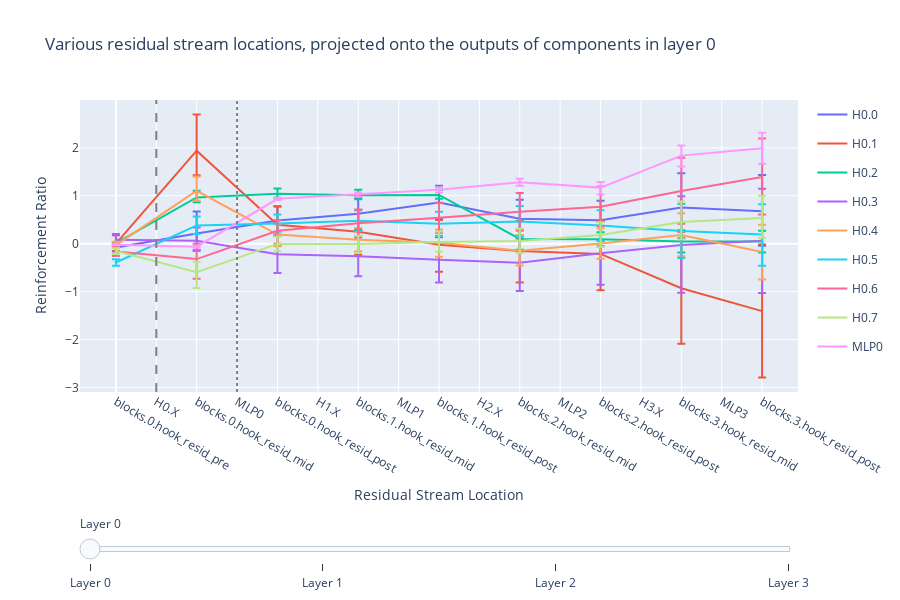

Notebook code for this chart:
### Markdown cell above
### Projecting Residual Stream Onto Nodes

### Code cell
main_fig.show()

### Figure 1 — Plotly figure (JSON) as saved in the notebook; plotly's stock layout.template omitted (floating-point values rounded to 4 significant figures)
{"data": [{"error_y": {"array": [0.07684, 0.4609, 0.292, 0.3279, 0.3497, 0.4002, 0.4085, 0.7146, 0.7536], "arrayminus": [0.07684, 0.3588, 0.3226, 0.3304, 0.3305, 0.41, 0.4211, 0.6433, 0.7224]}, "hovertemplate": "comp_name=H0.0<br>resid=%{x}<br>rr_q50=%{y}<extra></extra>", "legendgroup": "H0.0", "line": {"color": "#636efa", "dash": "solid"}, "marker": {"symbol": "circle"}, "mode": "lines", "name": "H0.0", "orientation": "v", "showlegend": true, "type": "scatter", "visible": true, "x": [0, 1, 2, 3, 4, 5, 6, 7, 8], "xaxis": "x", "y": [-0.08055, 0.2129, 0.4843, 0.6236, 0.8582, 0.519, 0.4877, 0.7563, 0.6778], "yaxis": "y"}, {"error_y": {"array": [0.1763, 0.7534, 0.3885, 0.4585, 0.5207, 0.63, 0.6796, 1.178, 1.392], "arrayminus": [0.1587, 0.5142, 0.4303, 0.4829, 0.5622, 0.6573, 0.758, 1.161, 1.383]}, "hovertemplate": "comp_name=H0.1<br>resid=%{x}<br>rr_q50=%{y}<extra></extra>", "legendgroup": "H0.1", "line": {"color": "#EF553B", "dash": "solid"}, "marker": {"symbol": "circle"}, "mode": "lines", "name": "H0.1", "orientation": "v", "showlegend": true, "type": "scatter", "visible": true, "x": [0, 1, 2, 3, 4, 5, 6, 7, 8], "xaxis": "x", "y": [0.00201, 1.941, 0.3941, 0.2515, -0.02413, -0.1539, -0.2134, -0.9296, -1.407], "yaxis": "y"}, {"error_y": {"array": [0.02601, 0.1405, 0.1122, 0.1167, 0.1069, 0.208, 0.1485, 0.2328, 0.2216], "arrayminus": [0.01679, 0.09685, 0.08342, 0.08034, 0.08083, 0.2272, 0.1459, 0.2294, 0.2304]}, "hovertemplate": "comp_name=H0.2<br>resid=%{x}<br>rr_q50=%{y}<extra></extra>", "legendgroup": "H0.2", "line": {"color": "#00cc96", "dash": "solid"}, "marker": {"symbol": "circle"}, "mode": "lines", "name": "H0.2", "orientation": "v", "showlegend": true, "type": "scatter", "visible": true, "x": [0, 1, 2, 3, 4, 5, 6, 7, 8], "xaxis": "x", "y": [0.01161, 0.964, 1.041, 1.008, 1.016, 0.09975, 0.09228, 0.04655, 0.04754], "yaxis": "y"}, {"error_y": {"array": [0.1186, 0.2783, 0.4079, 0.4236, 0.4709, 0.5733, 0.6513, 1.017, 1.089], "arrayminus": [0.1224, 0.1994, 0.3914, 0.4206, 0.4741, 0.5916, 0.66, 0.9976, 1.087]}, "hovertemplate": "comp_name=H0.3<br>resid=%{x}<br>rr_q50=%{y}<extra></extra>", "legendgroup": "H0.3", "line": {"color": "#ab63fa", "dash": "solid"}, "marker": {"symbol": "circle"}, "mode": "lines", "name": "H0.3", "orientation": "v", "showlegend": true, "type": "scatter", "visible": true, "x": [0, 1, 2, 3, 4, 5, 6, 7, 8], "xaxis": "x", "y": [0.08399, 0.06138, -0.2192, -0.2605, -0.3341, -0.3966, -0.1981, -0.02856, 0.06002], "yaxis": "y"}, {"error_y": {"array": [0.06826, 0.2988, 0.2175, 0.244, 0.2785, 0.3285, 0.3185, 0.4546, 0.5694], "arrayminus": [0.06335, 0.2095, 0.2422, 0.24, 0.2899, 0.3076, 0.3175, 0.4411, 0.5744]}, "hovertemplate": "comp_name=H0.4<br>resid=%{x}<br>rr_q50=%{y}<extra></extra>", "legendgroup": "H0.4", "line": {"color": "#FFA15A", "dash": "solid"}, "marker": {"symbol": "circle"}, "mode": "lines", "name": "H0.4", "orientation": "v", "showlegend": true, "type": "scatter", "visible": true, "x": [0, 1, 2, 3, 4, 5, 6, 7, 8], "xaxis": "x", "y": [-0.029, 1.104, 0.1903, 0.08458, 0.01832, -0.1478, 0.002881, 0.181, -0.1732], "yaxis": "y"}, {"error_y": {"array": [0.06727, 0.1869, 0.1868, 0.2154, 0.2535, 0.3241, 0.3223, 0.5621, 0.6323], "arrayminus": [0.07054, 0.1815, 0.1712, 0.2109, 0.2489, 0.3154, 0.3227, 0.564, 0.6524]}, "hovertemplate": "comp_name=H0.5<br>resid=%{x}<br>rr_q50=%{y}<extra></extra>", "legendgroup": "H0.5", "line": {"color": "#19d3f3", "dash": "solid"}, "marker": {"symbol": "circle"}, "mode": "lines", "name": "H0.5", "orientation": "v", "showlegend": true, "type": "scatter", "visible": true, "x": [0, 1, 2, 3, 4, 5, 6, 7, 8], "xaxis": "x", "y": [-0.3921, 0.3814, 0.4229, 0.4779, 0.4139, 0.4613, 0.3772, 0.2673, 0.1917], "yaxis": "y"}, {"error_y": {"array": [0.1001, 0.3207, 0.2272, 0.2813, 0.3114, 0.3916, 0.4234, 0.696, 0.8018], "arrayminus": [0.09549, 0.4109, 0.2679, 0.3043, 0.3129, 0.399, 0.3994, 0.6828, 0.7815]}, "hovertemplate": "comp_name=H0.6<br>resid=%{x}<br>rr_q50=%{y}<extra></extra>", "legendgroup": "H0.6", "line": {"color": "#FF6692", "dash": "solid"}, "marker": {"symbol": "circle"}, "mode": "lines", "name": "H0.6", "orientation": "v", "showlegend": true, "type": "scatter", "visible": true, "x": [0, 1, 2, 3, 4, 5, 6, 7, 8], "xaxis": "x", "y": [-0.1611, -0.3212, 0.2684, 0.4266, 0.5433, 0.6674, 0.7692, 1.099, 1.392], "yaxis": "y"}, {"error_y": {"array": [0.05733, 0.2222, 0.1539, 0.1737, 0.2163, 0.2536, 0.2679, 0.4271, 0.4654], "arrayminus": [0.06312, 0.3271, 0.1536, 0.1879, 0.2053, 0.2502, 0.2511, 0.3629, 0.4111]}, "hovertemplate": "comp_name=H0.7<br>resid=%{x}<br>rr_q50=%{y}<extra></extra>", "legendgroup": "H0.7", "line": {"color": "#B6E880", "dash": "solid"}, "marker": {"symbol": "circle"}, "mode": "lines", "name": "H0.7", "orientation": "v", "showlegend": true, "type": "scatter", "visible": true, "x": [0, 1, 2, 3, 4, 5, 6, 7, 8], "xaxis": "x", "y": [-0.1506, -0.5968, -0.004184, -0.007592, 0.03629, 0.0564, 0.1817, 0.4546, 0.537], "yaxis": "y"}, {"error_y": {"array": [0.01064, 0.02083, 0.02083, 0.04164, 0.05261, 0.0696, 0.1158, 0.2127, 0.3207], "arrayminus": [0.0111, 0.02409, 0.02409, 0.04846, 0.05661, 0.07252, 0.1444, 0.2299, 0.3266]}, "hovertemplate": "comp_name=MLP0<br>resid=%{x}<br>rr_q50=%{y}<extra></extra>", "legendgroup": "MLP0", "line": {"color": "#FF97FF", "dash": "solid"}, "marker": {"symbol": "circle"}, "mode": "lines", "name": "MLP0", "orientation": "v", "showlegend": true, "type": "scatter", "visible": true, "x": [0, 1, 2, 3, 4, 5, 6, 7, 8], "xaxis": "x", "y": [-0.02032, -0.06297, 0.937, 1.029, 1.125, 1.283, 1.17, 1.838, 1.993], "yaxis": "y"}, {"error_y": {"array": [0.0385, 0.05505, 0.3603, 0.4504, 0.4726, 0.6479, 0.4677, 0.9482, 0.9101], "arrayminus": [0.03825, 0.05517, 0.2941, 0.3358, 0.4249, 0.5133, 0.4669, 0.8279, 0.9209]}, "hovertemplate": "comp_name=H1.0<br>resid=%{x}<br>rr_q50=%{y}<extra></extra>", "legendgroup": "H1.0", "line": {"color": "#636efa", "dash": "solid"}, "marker": {"symbol": "circle"}, "mode": "lines", "name": "H1.0", "orientation": "v", "showlegend": true, "type": "scatter", "visible": false, "x": [0, 1, 2, 3, 4, 5, 6, 7, 8], "xaxis": "x", "y": [-0.0003918, -0.04615, -0.4319, -0.1024, -0.3765, -0.3661, -0.2973, -0.4881, -0.569], "yaxis": "y"}, {"error_y": {"array": [0.05721, 0.1034, 0.3856, 0.527, 0.5746, 0.8973, 0.7034, 1.627, 1.82], "arrayminus": [0.05457, 0.1038, 0.5121, 0.7048, 0.8076, 1.145, 0.9146, 1.812, 2.24]}, "hovertemplate": "comp_name=H1.1<br>resid=%{x}<br>rr_q50=%{y}<extra></extra>", "legendgroup": "H1.1", "line": {"color": "#EF553B", "dash": "solid"}, "marker": {"symbol": "circle"}, "mode": "lines", "name": "H1.1", "orientation": "v", "showlegend": true, "type": "scatter", "visible": false, "x": [0, 1, 2, 3, 4, 5, 6, 7, 8], "xaxis": "x", "y": [-0.01637, -0.05325, -0.6149, 0.1955, 0.01611, -0.1525, 0.1474, -1.313, -1.528], "yaxis": "y"}, {"error_y": {"array": [0.05028, 0.07921, 0.3314, 0.4658, 0.5473, 0.6609, 0.5952, 1.048, 1.2], "arrayminus": [0.04973, 0.08017, 0.3701, 0.4512, 0.5697, 0.6911, 0.66, 1.112, 1.346]}, "hovertemplate": "comp_name=H1.2<br>resid=%{x}<br>rr_q50=%{y}<extra></extra>", "legendgroup": "H1.2", "line": {"color": "#00cc96", "dash": "solid"}, "marker": {"symbol": "circle"}, "mode": "lines", "name": "H1.2", "orientation": "v", "showlegend": true, "type": "scatter", "visible": false, "x": [0, 1, 2, 3, 4, 5, 6, 7, 8], "xaxis": "x", "y": [-0.0139, -0.03491, -0.7253, -0.2021, -0.3881, -0.4857, -0.2048, -1.343, -1.706], "yaxis": "y"}, {"error_y": {"array": [0.04979, 0.1504, 0.4309, 0.6267, 0.6713, 0.9512, 0.6804, 1.169, 1.402], "arrayminus": [0.04905, 0.1805, 0.3913, 0.5361, 0.6163, 0.7965, 0.5978, 1.021, 1.177]}, "hovertemplate": "comp_name=H1.3<br>resid=%{x}<br>rr_q50=%{y}<extra></extra>", "legendgroup": "H1.3", "line": {"color": "#ab63fa", "dash": "solid"}, "marker": {"symbol": "circle"}, "mode": "lines", "name": "H1.3", "orientation": "v", "showlegend": true, "type": "scatter", "visible": false, "x": [0, 1, 2, 3, 4, 5, 6, 7, 8], "xaxis": "x", "y": [-0.06263, -0.1762, -1.23, -0.9196, -0.9036, -1.171, -0.8236, -2.076, -2.126], "yaxis": "y"}, {"error_y": {"array": [0.05806, 0.08818, 0.3167, 0.4401, 0.4962, 0.6999, 0.5736, 1.095, 1.24], "arrayminus": [0.05987, 0.08861, 0.3832, 0.54, 0.6206, 0.8539, 0.7049, 1.418, 1.662]}, "hovertemplate": "comp_name=H1.4<br>resid=%{x}<br>rr_q50=%{y}<extra></extra>", "legendgroup": "H1.4", "line": {"color": "#FFA15A", "dash": "solid"}, "marker": {"symbol": "circle"}, "mode": "lines", "name": "H1.4", "orientation": "v", "showlegend": true, "type": "scatter", "visible": false, "x": [0, 1, 2, 3, 4, 5, 6, 7, 8], "xaxis": "x", "y": [-0.01, -0.01922, -0.4105, 0.412, 0.1381, 0.1882, 0.3273, -0.3375, -0.6539], "yaxis": "y"}, {"error_y": {"array": [0.05709, 0.1955, 0.3655, 0.4503, 0.5462, 0.6737, 0.5767, 1.213, 1.45], "arrayminus": [0.05248, 0.2647, 0.5828, 0.7047, 0.8551, 1.065, 0.9091, 1.59, 2.079]}, "hovertemplate": "comp_name=H1.5<br>resid=%{x}<br>rr_q50=%{y}<extra></extra>", "legendgroup": "H1.5", "line": {"color": "#19d3f3", "dash": "solid"}, "marker": {"symbol": "circle"}, "mode": "lines", "name": "H1.5", "orientation": "v", "showlegend": true, "type": "scatter", "visible": false, "x": [0, 1, 2, 3, 4, 5, 6, 7, 8], "xaxis": "x", "y": [-0.01836, -0.2394, -0.07004, 0.768, 0.6515, 0.5541, 0.5152, -1.988, -1.853], "yaxis": "y"}, {"error_y": {"array": [0.05279, 0.08802, 0.7123, 0.9782, 1.108, 1.434, 1.145, 2.438, 2.682], "arrayminus": [0.05217, 0.08654, 0.7311, 0.9011, 1.204, 1.463, 1.364, 2.624, 3.048]}, "hovertemplate": "comp_name=H1.6<br>resid=%{x}<br>rr_q50=%{y}<extra></extra>", "legendgroup": "H1.6", "line": {"color": "#FF6692", "dash": "solid"}, "marker": {"symbol": "circle"}, "mode": "lines", "name": "H1.6", "orientation": "v", "showlegend": true, "type": "scatter", "visible": false, "x": [0, 1, 2, 3, 4, 5, 6, 7, 8], "xaxis": "x", "y": [-0.0003452, 0.03842, -0.5161, 0.2119, 0.003532, -0.2132, -0.01981, -1.641, -2.059], "yaxis": "y"}, {"error_y": {"array": [0.05545, 0.1384, 0.3367, 0.4362, 0.4804, 0.6285, 0.5517, 1.086, 1.276], "arrayminus": [0.05802, 0.1499, 0.3827, 0.4984, 0.5536, 0.7374, 0.6448, 1.191, 1.484]}, "hovertemplate": "comp_name=H1.7<br>resid=%{x}<br>rr_q50=%{y}<extra></extra>", "legendgroup": "H1.7", "line": {"color": "#B6E880", "dash": "solid"}, "marker": {"symbol": "circle"}, "mode": "lines", "name": "H1.7", "orientation": "v", "showlegend": true, "type": "scatter", "visible": false, "x": [0, 1, 2, 3, 4, 5, 6, 7, 8], "xaxis": "x", "y": [-0.006751, -0.0912, -0.8295, -0.2839, -0.3897, -0.831, -0.5261, -2.215, -2.381], "yaxis": "y"}, {"error_y": {"array": [0.01431, 0.02538, 0.1506, 0.1689, 0.1689, 0.2124, 0.2348, 0.5087, 0.6949], "arrayminus": [0.01498, 0.02788, 0.1665, 0.2206, 0.2206, 0.3247, 0.3125, 0.5869, 0.7169]}, "hovertemplate": "comp_name=MLP1<br>resid=%{x}<br>rr_q50=%{y}<extra></extra>", "legendgroup": "MLP1", "line": {"color": "#FF97FF", "dash": "solid"}, "marker": {"symbol": "circle"}, "mode": "lines", "name": "MLP1", "orientation": "v", "showlegend": true, "type": "scatter", "visible": false, "x": [0, 1, 2, 3, 4, 5, 6, 7, 8], "xaxis": "x", "y": [-0.001748, -0.01785, 0.22, 0.1888, 1.189, 1.242, 1.299, 2.383, 2.511], "yaxis": "y"}, {"error_y": {"array": [0.03334, 0.1177, 0.321, 0.4038, 0.4624, 0.5251, 0.6185, 1.08, 1.308], "arrayminus": [0.03399, 0.1007, 0.3537, 0.3935, 0.6128, 0.5761, 0.8027, 1.41, 1.543]}, "hovertemplate": "comp_name=H2.0<br>resid=%{x}<br>rr_q50=%{y}<extra></extra>", "legendgroup": "H2.0", "line": {"color": "#636efa", "dash": "solid"}, "marker": {"symbol": "circle"}, "mode": "lines", "name": "H2.0", "orientation": "v", "showlegend": true, "type": "scatter", "visible": false, "x": [0, 1, 2, 3, 4, 5, 6, 7, 8], "xaxis": "x", "y": [-0.01089, -0.00348, 0.995, 1.279, 1.543, 2.557, 2.055, 4.558, 4.997], "yaxis": "y"}, {"error_y": {"array": [0.03828, 0.1242, 0.3396, 0.4197, 0.473, 0.6388, 0.4564, 1.172, 1.282], "arrayminus": [0.0402, 0.1286, 0.2916, 0.3762, 0.4098, 0.6139, 0.5068, 1.35, 1.276]}, "hovertemplate": "comp_name=H2.1<br>resid=%{x}<br>rr_q50=%{y}<extra></extra>", "legendgroup": "H2.1", "line": {"color": "#EF553B", "dash": "solid"}, "marker": {"symbol": "circle"}, "mode": "lines", "name": "H2.1", "orientation": "v", "showlegend": true, "type": "scatter", "visible": false, "x": [0, 1, 2, 3, 4, 5, 6, 7, 8], "xaxis": "x", "y": [-0.0124, -0.06932, 0.3065, 0.0987, -0.06347, 0.3191, -0.1207, -0.4955, -0.1465], "yaxis": "y"}, {"error_y": {"array": [0.02908, 0.1578, 0.2071, 0.234, 0.2481, 0.2531, 0.2118, 0.5062, 0.5807], "arrayminus": [0.03034, 0.1565, 0.2063, 0.2287, 0.2489, 0.2309, 0.2047, 0.4737, 0.5123]}, "hovertemplate": "comp_name=H2.2<br>resid=%{x}<br>rr_q50=%{y}<extra></extra>", "legendgroup": "H2.2", "line": {"color": "#00cc96", "dash": "solid"}, "marker": {"symbol": "circle"}, "mode": "lines", "name": "H2.2", "orientation": "v", "showlegend": true, "type": "scatter", "visible": false, "x": [0, 1, 2, 3, 4, 5, 6, 7, 8], "xaxis": "x", "y": [-0.008342, -0.3062, -0.2535, -0.07122, -0.1133, 1.144, 0.9969, 1.064, 0.8353], "yaxis": "y"}, {"error_y": {"array": [0.03638, 0.1665, 0.2701, 0.3503, 0.364, 0.4471, 0.3619, 0.8051, 1.009], "arrayminus": [0.0366, 0.198, 0.2447, 0.3085, 0.3169, 0.4145, 0.3024, 0.7093, 0.8526]}, "hovertemplate": "comp_name=H2.3<br>resid=%{x}<br>rr_q50=%{y}<extra></extra>", "legendgroup": "H2.3", "line": {"color": "#ab63fa", "dash": "solid"}, "marker": {"symbol": "circle"}, "mode": "lines", "name": "H2.3", "orientation": "v", "showlegend": true, "type": "scatter", "visible": false, "x": [0, 1, 2, 3, 4, 5, 6, 7, 8], "xaxis": "x", "y": [-0.008107, -0.1318, 0.2004, 0.552, 0.5358, 1.91, 1.45, 2.503, 2.598], "yaxis": "y"}, {"error_y": {"array": [0.03233, 0.2021, 0.2511, 0.2743, 0.2938, 0.3009, 0.2809, 0.603, 0.7088], "arrayminus": [0.03464, 0.2498, 0.3103, 0.3371, 0.3488, 0.3307, 0.314, 0.6119, 0.6686]}, "hovertemplate": "comp_name=H2.4<br>resid=%{x}<br>rr_q50=%{y}<extra></extra>", "legendgroup": "H2.4", "line": {"color": "#FFA15A", "dash": "solid"}, "marker": {"symbol": "circle"}, "mode": "lines", "name": "H2.4", "orientation": "v", "showlegend": true, "type": "scatter", "visible": false, "x": [0, 1, 2, 3, 4, 5, 6, 7, 8], "xaxis": "x", "y": [-0.01036, -0.3114, -0.2954, -0.152, -0.1452, 1.106, 1.001, 1.302, 1.367], "yaxis": "y"}, {"error_y": {"array": [0.03383, 0.2165, 0.276, 0.3029, 0.32, 0.3452, 0.3191, 0.6801, 0.7389], "arrayminus": [0.03968, 0.2153, 0.3123, 0.3683, 0.3968, 0.4334, 0.3986, 0.8034, 0.8897]}, "hovertemplate": "comp_name=H2.5<br>resid=%{x}<br>rr_q50=%{y}<extra></extra>", "legendgroup": "H2.5", "line": {"color": "#19d3f3", "dash": "solid"}, "marker": {"symbol": "circle"}, "mode": "lines", "name": "H2.5", "orientation": "v", "showlegend": true, "type": "scatter", "visible": false, "x": [0, 1, 2, 3, 4, 5, 6, 7, 8], "xaxis": "x", "y": [-0.01075, -0.6414, -0.7871, -0.669, -0.7217, 0.6742, 0.5727, 0.2501, 0.2166], "yaxis": "y"}, {"error_y": {"array": [0.02747, 0.159, 0.2479, 0.3583, 0.3394, 0.4486, 0.369, 0.7849, 1.024], "arrayminus": [0.02937, 0.1761, 0.2874, 0.3826, 0.3723, 0.5286, 0.405, 0.8826, 1.06]}, "hovertemplate": "comp_name=H2.6<br>resid=%{x}<br>rr_q50=%{y}<extra></extra>", "legendgroup": "H2.6", "line": {"color": "#FF6692", "dash": "solid"}, "marker": {"symbol": "circle"}, "mode": "lines", "name": "H2.6", "orientation": "v", "showlegend": true, "type": "scatter", "visible": false, "x": [0, 1, 2, 3, 4, 5, 6, 7, 8], "xaxis": "x", "y": [-0.007754, -0.4187, 0.08971, 0.4082, 0.4997, 2.062, 1.573, 3.346, 3.426], "yaxis": "y"}, {"error_y": {"array": [0.04071, 0.2595, 0.3135, 0.368, 0.3969, 0.5196, 0.4041, 0.8578, 1.023], "arrayminus": [0.04058, 0.252, 0.3563, 0.4005, 0.4345, 0.5398, 0.4334, 0.9524, 1.025]}, "hovertemplate": "comp_name=H2.7<br>resid=%{x}<br>rr_q50=%{y}<extra></extra>", "legendgroup": "H2.7", "line": {"color": "#B6E880", "dash": "solid"}, "marker": {"symbol": "circle"}, "mode": "lines", "name": "H2.7", "orientation": "v", "showlegend": true, "type": "scatter", "visible": false, "x": [0, 1, 2, 3, 4, 5, 6, 7, 8], "xaxis": "x", "y": [-0.01319, -0.5561, -0.4347, -0.3115, -0.3592, 1.125, 0.8735, 1.179, 1.224], "yaxis": "y"}, {"error_y": {"array": [0.009369, 0.03907, 0.1565, 0.2068, 0.2336, 0.3356, 0.3356, 0.5566, 0.607], "arrayminus": [0.009303, 0.04751, 0.169, 0.2755, 0.268, 0.4912, 0.4912, 0.877, 0.8751]}, "hovertemplate": "comp_name=MLP2<br>resid=%{x}<br>rr_q50=%{y}<extra></extra>", "legendgroup": "MLP2", "line": {"color": "#FF97FF", "dash": "solid"}, "marker": {"symbol": "circle"}, "mode": "lines", "name": "MLP2", "orientation": "v", "showlegend": true, "type": "scatter", "visible": false, "x": [0, 1, 2, 3, 4, 5, 6, 7, 8], "xaxis": "x", "y": [-0.001858, -0.009112, -0.1544, -0.2238, -0.2005, -0.362, 0.638, 0.8544, 0.8583], "yaxis": "y"}, {"error_y": {"array": [0.01717, 0.04488, 0.1344, 0.1634, 0.2038, 0.2796, 0.2759, 0.6196, 0.7775], "arrayminus": [0.01632, 0.04172, 0.09552, 0.1141, 0.148, 0.1981, 0.1926, 0.482, 0.6046]}, "hovertemplate": "comp_name=H3.0<br>resid=%{x}<br>rr_q50=%{y}<extra></extra>", "legendgroup": "H3.0", "line": {"color": "#636efa", "dash": "solid"}, "marker": {"symbol": "circle"}, "mode": "lines", "name": "H3.0", "orientation": "v", "showlegend": true, "type": "scatter", "visible": false, "x": [0, 1, 2, 3, 4, 5, 6, 7, 8], "xaxis": "x", "y": [0.000292, 0.006318, 0.158, 0.2326, 0.3174, 0.4692, 0.462, 2.497, 2.436], "yaxis": "y"}, {"error_y": {"array": [0.02836, 0.07796, 0.388, 0.475, 0.6692, 0.8072, 1.102, 2.137, 2.662], "arrayminus": [0.03034, 0.06563, 0.4607, 0.5534, 0.8855, 1.116, 1.429, 3.187, 3.258]}, "hovertemplate": "comp_name=H3.1<br>resid=%{x}<br>rr_q50=%{y}<extra></extra>", "legendgroup": "H3.1", "line": {"color": "#EF553B", "dash": "solid"}, "marker": {"symbol": "circle"}, "mode": "lines", "name": "H3.1", "orientation": "v", "showlegend": true, "type": "scatter", "visible": false, "x": [0, 1, 2, 3, 4, 5, 6, 7, 8], "xaxis": "x", "y": [-0.003945, 0.02658, 0.8981, 1.12, 1.692, 2.314, 2.572, 7.517, 7.641], "yaxis": "y"}, {"error_y": {"array": [0.02537, 0.06136, 0.6214, 0.743, 1.062, 1.371, 1.656, 3.278, 3.998], "arrayminus": [0.0333, 0.05994, 0.8443, 0.9677, 1.521, 1.936, 2.289, 5.598, 5.517]}, "hovertemplate": "comp_name=H3.2<br>resid=%{x}<br>rr_q50=%{y}<extra></extra>", "legendgroup": "H3.2", "line": {"color": "#00cc96", "dash": "solid"}, "marker": {"symbol": "circle"}, "mode": "lines", "name": "H3.2", "orientation": "v", "showlegend": true, "type": "scatter", "visible": false, "x": [0, 1, 2, 3, 4, 5, 6, 7, 8], "xaxis": "x", "y": [-0.006593, 0.003834, 1.313, 1.569, 2.349, 3.109, 3.339, 9.928, 9.768], "yaxis": "y"}, {"error_y": {"array": [0.01562, 0.02555, 0.1307, 0.1722, 0.2333, 0.292, 0.3552, 0.6232, 0.8539], "arrayminus": [0.01573, 0.02515, 0.1505, 0.1722, 0.2995, 0.3259, 0.5158, 0.8629, 0.9571]}, "hovertemplate": "comp_name=H3.3<br>resid=%{x}<br>rr_q50=%{y}<extra></extra>", "legendgroup": "H3.3", "line": {"color": "#ab63fa", "dash": "solid"}, "marker": {"symbol": "circle"}, "mode": "lines", "name": "H3.3", "orientation": "v", "showlegend": true, "type": "scatter", "visible": false, "x": [0, 1, 2, 3, 4, 5, 6, 7, 8], "xaxis": "x", "y": [-0.004315, 0.02683, 0.5649, 0.6872, 1.074, 1.428, 1.589, 4.835, 4.991], "yaxis": "y"}, {"error_y": {"array": [0.03107, 0.1011, 0.1477, 0.1824, 0.1826, 0.2132, 0.2131, 0.6211, 0.5897], "arrayminus": [0.02363, 0.06735, 0.1055, 0.1306, 0.1602, 0.2061, 0.2627, 0.9219, 1.078]}, "hovertemplate": "comp_name=H3.4<br>resid=%{x}<br>rr_q50=%{y}<extra></extra>", "legendgroup": "H3.4", "line": {"color": "#FFA15A", "dash": "solid"}, "marker": {"symbol": "circle"}, "mode": "lines", "name": "H3.4", "orientation": "v", "showlegend": true, "type": "scatter", "visible": false, "x": [0, 1, 2, 3, 4, 5, 6, 7, 8], "xaxis": "x", "y": [0.005214, 0.02005, 0.0631, 0.09964, 0.08809, 0.1205, 0.07698, 1.543, 1.384], "yaxis": "y"}, {"error_y": {"array": [0.01088, 0.02228, 0.1094, 0.1379, 0.1642, 0.1945, 0.2246, 0.3158, 0.5759], "arrayminus": [0.009496, 0.02151, 0.1115, 0.1434, 0.1767, 0.2094, 0.2477, 0.338, 0.5637]}, "hovertemplate": "comp_name=H3.5<br>resid=%{x}<br>rr_q50=%{y}<extra></extra>", "legendgroup": "H3.5", "line": {"color": "#19d3f3", "dash": "solid"}, "marker": {"symbol": "circle"}, "mode": "lines", "name": "H3.5", "orientation": "v", "showlegend": true, "type": "scatter", "visible": false, "x": [0, 1, 2, 3, 4, 5, 6, 7, 8], "xaxis": "x", "y": [-0.005584, 0.00614, 0.3183, 0.418, 0.6205, 0.9342, 0.9877, 3.203, 3.448], "yaxis": "y"}, {"error_y": {"array": [0.01606, 0.04487, 0.1229, 0.1535, 0.1919, 0.2513, 0.2615, 0.6639, 0.7797], "arrayminus": [0.01596, 0.05145, 0.09636, 0.1217, 0.1412, 0.1798, 0.1667, 0.4734, 0.5004]}, "hovertemplate": "comp_name=H3.6<br>resid=%{x}<br>rr_q50=%{y}<extra></extra>", "legendgroup": "H3.6", "line": {"color": "#FF6692", "dash": "solid"}, "marker": {"symbol": "circle"}, "mode": "lines", "name": "H3.6", "orientation": "v", "showlegend": true, "type": "scatter", "visible": false, "x": [0, 1, 2, 3, 4, 5, 6, 7, 8], "xaxis": "x", "y": [-0.001841, -0.003517, 0.1022, 0.13, 0.1901, 0.2836, 0.2695, 2.053, 2.011], "yaxis": "y"}, {"error_y": {"array": [0.02902, 0.1205, 0.3078, 0.3795, 0.5044, 0.6475, 0.7175, 1.724, 1.551], "arrayminus": [0.0312, 0.07756, 0.1702, 0.2107, 0.3, 0.4016, 0.4514, 1.219, 1.11]}, "hovertemplate": "comp_name=H3.7<br>resid=%{x}<br>rr_q50=%{y}<extra></extra>", "legendgroup": "H3.7", "line": {"color": "#B6E880", "dash": "solid"}, "marker": {"symbol": "circle"}, "mode": "lines", "name": "H3.7", "orientation": "v", "showlegend": true, "type": "scatter", "visible": false, "x": [0, 1, 2, 3, 4, 5, 6, 7, 8], "xaxis": "x", "y": [-0.003003, 0.03417, 0.2004, 0.257, 0.3865, 0.5418, 0.5606, 2.842, 2.607], "yaxis": "y"}, {"error_y": {"array": [0.004934, 0.0123, 0.05534, 0.07009, 0.09384, 0.1354, 0.1286, 0.3519, 0.3519], "arrayminus": [0.005015, 0.01486, 0.08841, 0.1101, 0.1496, 0.2089, 0.2115, 0.5424, 0.5424]}, "hovertemplate": "comp_name=MLP3<br>resid=%{x}<br>rr_q50=%{y}<extra></extra>", "legendgroup": "MLP3", "line": {"color": "#FF97FF", "dash": "solid"}, "marker": {"symbol": "circle"}, "mode": "lines", "name": "MLP3", "orientation": "v", "showlegend": true, "type": "scatter", "visible": false, "x": [0, 1, 2, 3, 4, 5, 6, 7, 8], "xaxis": "x", "y": [-0.00079, -0.005595, 0.03557, 0.03182, 0.0554, 0.06534, 0.07065, 0.128, 1.128], "yaxis": "y"}], "layout": {"height": 600, "shapes": [{"line": {"color": "grey", "dash": "dash"}, "type": "line", "x0": 0.5, "x1": 0.5, "xref": "x", "y0": 0, "y1": 1, "yref": "y domain"}, {"line": {"color": "grey", "dash": "dot"}, "type": "line", "x0": 1.5, "x1": 1.5, "xref": "x", "y0": 0, "y1": 1, "yref": "y domain"}], "sliders": [{"active": 0, "pad": {"t": 120}, "steps": [{"args": [{"visible": [true, true, true, true, true, true, true, true, true, false, false, false, false, false, false, false, false, false, false, false, false, false, false, false, false, false, false, false, false, false, false, false, false, false, false, false]}, {"shapes": [{"line": {"color": "grey", "dash": "dash"}, "type": "line", "x0": 0.5, "x1": 0.5, "xref": "x", "y0": 0, "y1": 1, "yref": "y domain"}, {"line": {"color": "grey", "dash": "dot"}, "type": "line", "x0": 1.5, "x1": 1.5, "xref": "x", "y0": 0, "y1": 1, "yref": "y domain"}], "title": "Various residual stream locations, projected onto the outputs of components in layer 0"}, {"shapes": [{"line": {"color": "grey", "dash": "dash"}, "type": "line", "x0": 0.5, "x1": 0.5, "xref": "x", "y0": 0, "y1": 1, "yref": "y domain"}, {"line": {"color": "grey", "dash": "dot"}, "type": "line", "x0": 1.5, "x1": 1.5, "xref": "x", "y0": 0, "y1": 1, "yref": "y domain"}]}], "label": "Layer 0", "method": "update"}, {"args": [{"visible": [false, false, false, false, false, false, false, false, false, true, true, true, true, true, true, true, true, true, false, false, false, false, false, false, false, false, false, false, false, false, false, false, false, false, false, false]}, {"shapes": [{"line": {"color": "grey", "dash": "dash"}, "type": "line", "x0": 2.5, "x1": 2.5, "xref": "x", "y0": 0, "y1": 1, "yref": "y domain"}, {"line": {"color": "grey", "dash": "dot"}, "type": "line", "x0": 3.5, "x1": 3.5, "xref": "x", "y0": 0, "y1": 1, "yref": "y domain"}], "title": "Various residual stream locations, projected onto the outputs of components in layer 1"}, {"shapes": [{"line": {"color": "grey", "dash": "dash"}, "type": "line", "x0": 2.5, "x1": 2.5, "xref": "x", "y0": 0, "y1": 1, "yref": "y domain"}, {"line": {"color": "grey", "dash": "dot"}, "type": "line", "x0": 3.5, "x1": 3.5, "xref": "x", "y0": 0, "y1": 1, "yref": "y domain"}]}], "label": "Layer 1", "method": "update"}, {"args": [{"visible": [false, false, false, false, false, false, false, false, false, false, false, false, false, false, false, false, false, false, true, true, true, true, true, true, true, true, true, false, false, false, false, false, false, false, false, false]}, {"shapes": [{"line": {"color": "grey", "dash": "dash"}, "type": "line", "x0": 4.5, "x1": 4.5, "xref": "x", "y0": 0, "y1": 1, "yref": "y domain"}, {"line": {"color": "grey", "dash": "dot"}, "type": "line", "x0": 5.5, "x1": 5.5, "xref": "x", "y0": 0, "y1": 1, "yref": "y domain"}], "title": "Various residual stream locations, projected onto the outputs of components in layer 2"}, {"shapes": [{"line": {"color": "grey", "dash": "dash"}, "type": "line", "x0": 4.5, "x1": 4.5, "xref": "x", "y0": 0, "y1": 1, "yref": "y domain"}, {"line": {"color": "grey", "dash": "dot"}, "type": "line", "x0": 5.5, "x1": 5.5, "xref": "x", "y0": 0, "y1": 1, "yref": "y domain"}]}], "label": "Layer 2", "method": "update"}, {"args": [{"visible": [false, false, false, false, false, false, false, false, false, false, false, false, false, false, false, false, false, false, false, false, false, false, false, false, false, false, false, true, true, true, true, true, true, true, true, true]}, {"shapes": [{"line": {"color": "grey", "dash": "dash"}, "type": "line", "x0": 6.5, "x1": 6.5, "xref": "x", "y0": 0, "y1": 1, "yref": "y domain"}, {"line": {"color": "grey", "dash": "dot"}, "type": "line", "x0": 7.5, "x1": 7.5, "xref": "x", "y0": 0, "y1": 1, "yref": "y domain"}], "title": "Various residual stream locations, projected onto the outputs of components in layer 3"}, {"shapes": [{"line": {"color": "grey", "dash": "dash"}, "type": "line", "x0": 6.5, "x1": 6.5, "xref": "x", "y0": 0, "y1": 1, "yref": "y domain"}, {"line": {"color": "grey", "dash": "dot"}, "type": "line", "x0": 7.5, "x1": 7.5, "xref": "x", "y0": 0, "y1": 1, "yref": "y domain"}]}], "label": "Layer 3", "method": "update"}]}], "title": {"text": "Various residual stream locations, projected onto the outputs of components in layer 0"}, "xaxis": {"tickmode": "array", "ticktext": ["blocks.0.hook_resid_pre", "H0.X", "blocks.0.hook_resid_mid", "MLP0", "blocks.0.hook_resid_post", "H1.X", "blocks.1.hook_resid_mid", "MLP1", "blocks.1.hook_resid_post", "H2.X", "blocks.2.hook_resid_mid", "MLP2", "blocks.2.hook_resid_post", "H3.X", "blocks.3.hook_resid_mid", "MLP3", "blocks.3.hook_resid_post"], "tickvals": [0, 0.5, 1, 1.5, 2, 2.5, 3, 3.5, 4, 4.5, 5, 5.5, 6, 6.5, 7, 7.5, 8], "title": {"text": "Residual Stream Location"}}, "yaxis": {"title": {"text": "Reinforcement Ratio"}}}}
